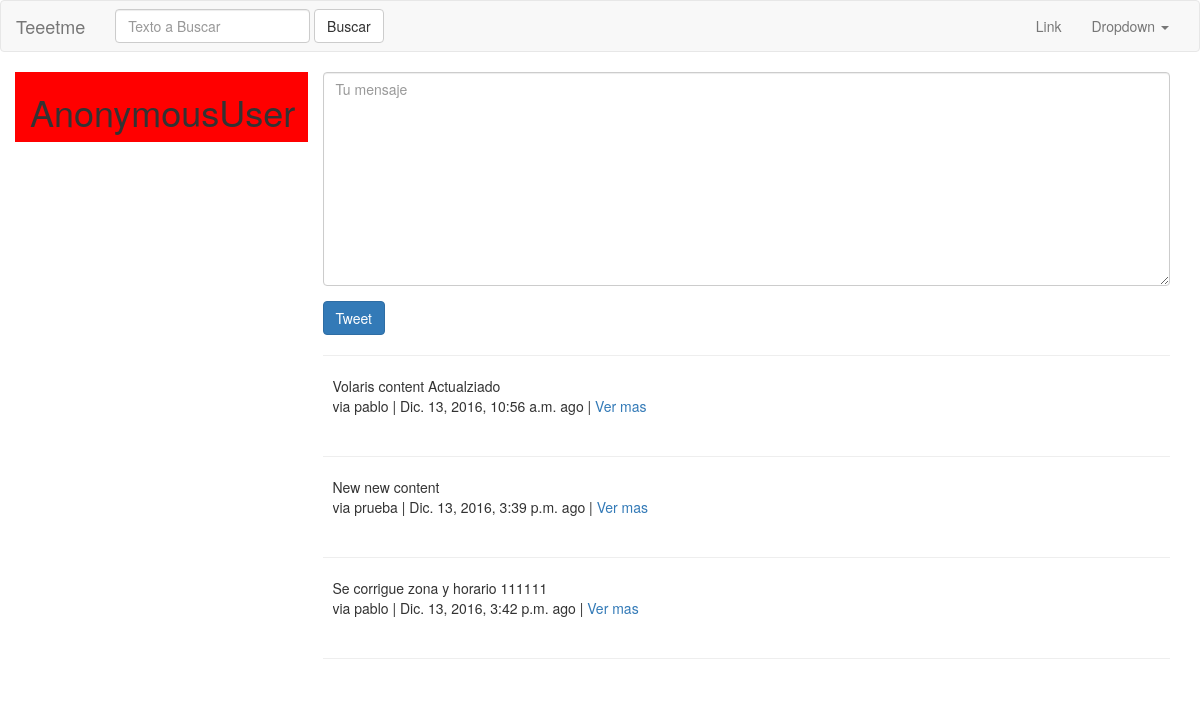
Before: / with the older database file.
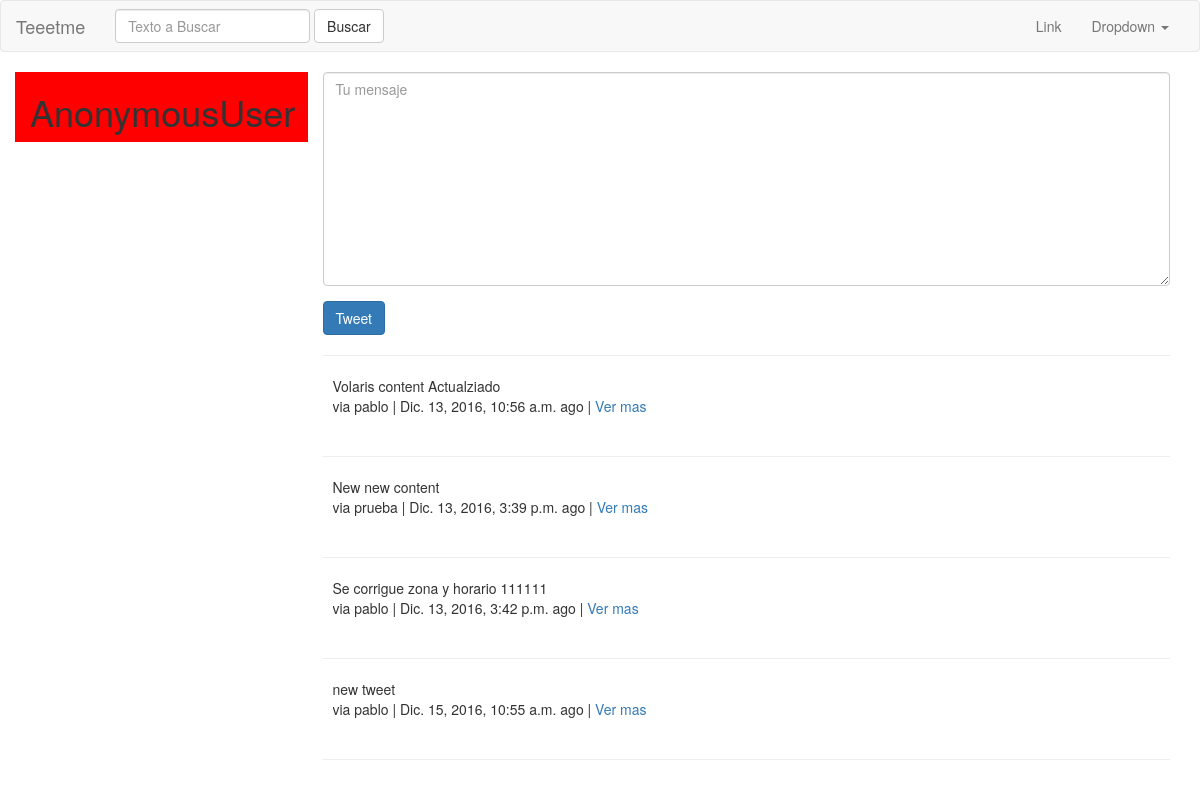
After: the same page with the newer database file.
### tweets/models.py (models this page shows, shortened)
class Tweet(models.Model):
    user        = models.ForeignKey(settings.AUTH_USER_MODEL)
    content     = models.CharField(verbose_name="Contenido", max_length=140, validators=[validate_content])
    updated     = models.DateTimeField(auto_now=True)
    timestamp   = models.DateTimeField(auto_now_add=True)
    def get_absolute_url(self):
        return reverse("tweet:detail", kwargs={"pk":self.pk})

### tweets/views.py (the view)
# urls.py: url(r'^$', TweetListView.as_view(), name='home'),
class TweetListView(ListView):
    template_name = "tweets/list_view.html"
    def get_queryset(self, *args, **kwargs):
        qs = Tweet.objects.all()
        query = self.request.GET.get("q", None)
        if query is not None:
            qs = qs.filter(
                Q(content__icontains=query) |
                Q(user__username__icontains=query)
            )
        print(query)
        return qs
    def get_context_data(self, *args, **kwargs):
        context = super(TweetListView, self).get_context_data(*args, **kwargs)
        context['create_form'] = TweetModelForm()
        context['create_url'] = reverse_lazy("tweet:create")
        return context

### tweets/forms.py (shortened to what this page needs)
class TweetModelForm(forms.ModelForm):
	content = forms.CharField(label='',
				widget=forms.Textarea(
				attrs= {'placeholder':"Tu mensaje",
						'class':"form-control"}
				))
	class Meta:
		model = Tweet
		fields = ("content",)

### tweets/templates/tweets/list_view.html (shortened to what this page needs)
{% extends "base.html" %}
{% block content%}
	<div class="row">
		<div class='col-sm-3 col-xs-12' style='background-color:red'>
			<h1>{{ request.user }}</h1>
		</div>
		<div class="col-sm-9">
			{% if not request.GET.q %}
				<div class="">
					{% include "tweets/form.html" with form=create_form action_url=create_url btn_title='Tweet'%}
				</div>
				<hr>
			{% endif %}
			{% for object in object_list%}
			<div class="media">
				<div class="media-left">
				</div>
				<div class="media-body">
					{{ object.content }}</br>
					via {{ object.user }} | {{ object.timestamp }} ago | <a href="{{ object.get_absolute_url }}">Ver mas</a>
				</div>
			</div>
				<p><br>
					<hr>
			{% endfor %}
		</div>
	</div>
{% endblock content%}

Changed rows visible on the page:
added Tweet: content "new tweet", user "pablo", timestamp "Dic. 15, 2016, 10:55 a.m."
